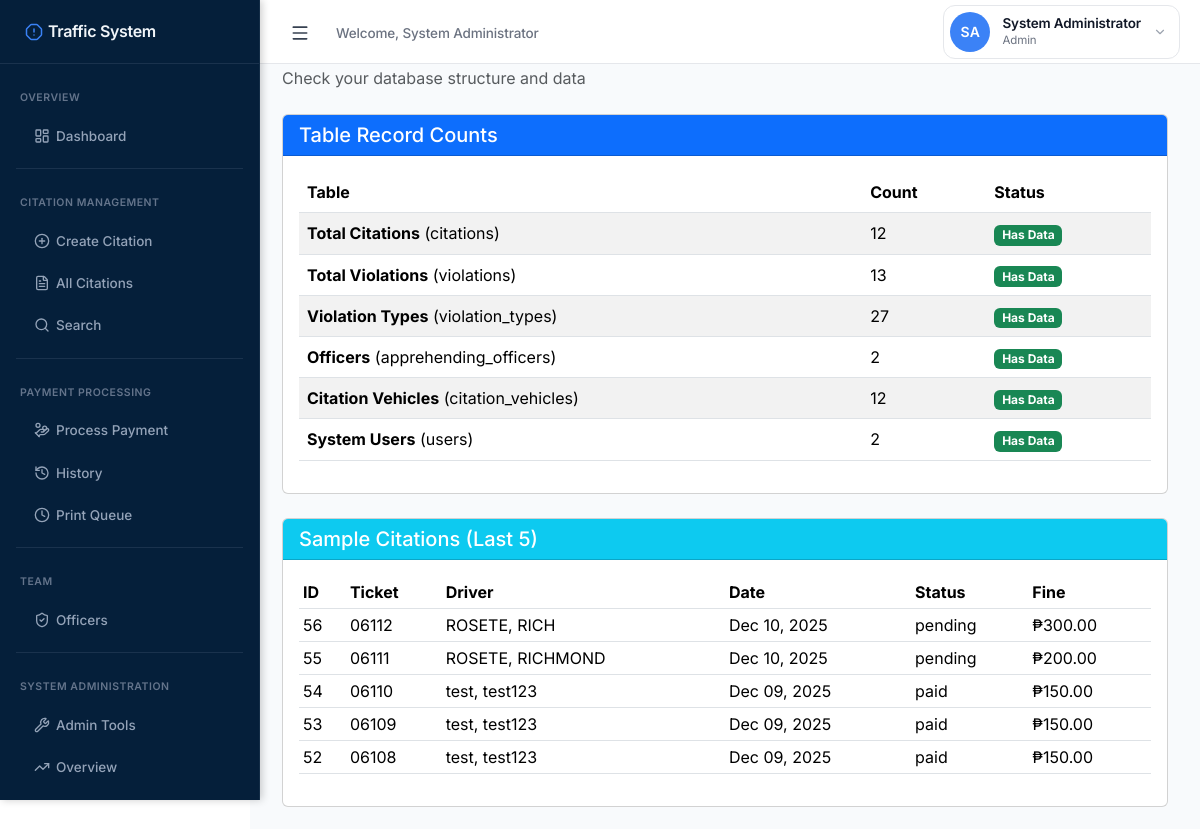
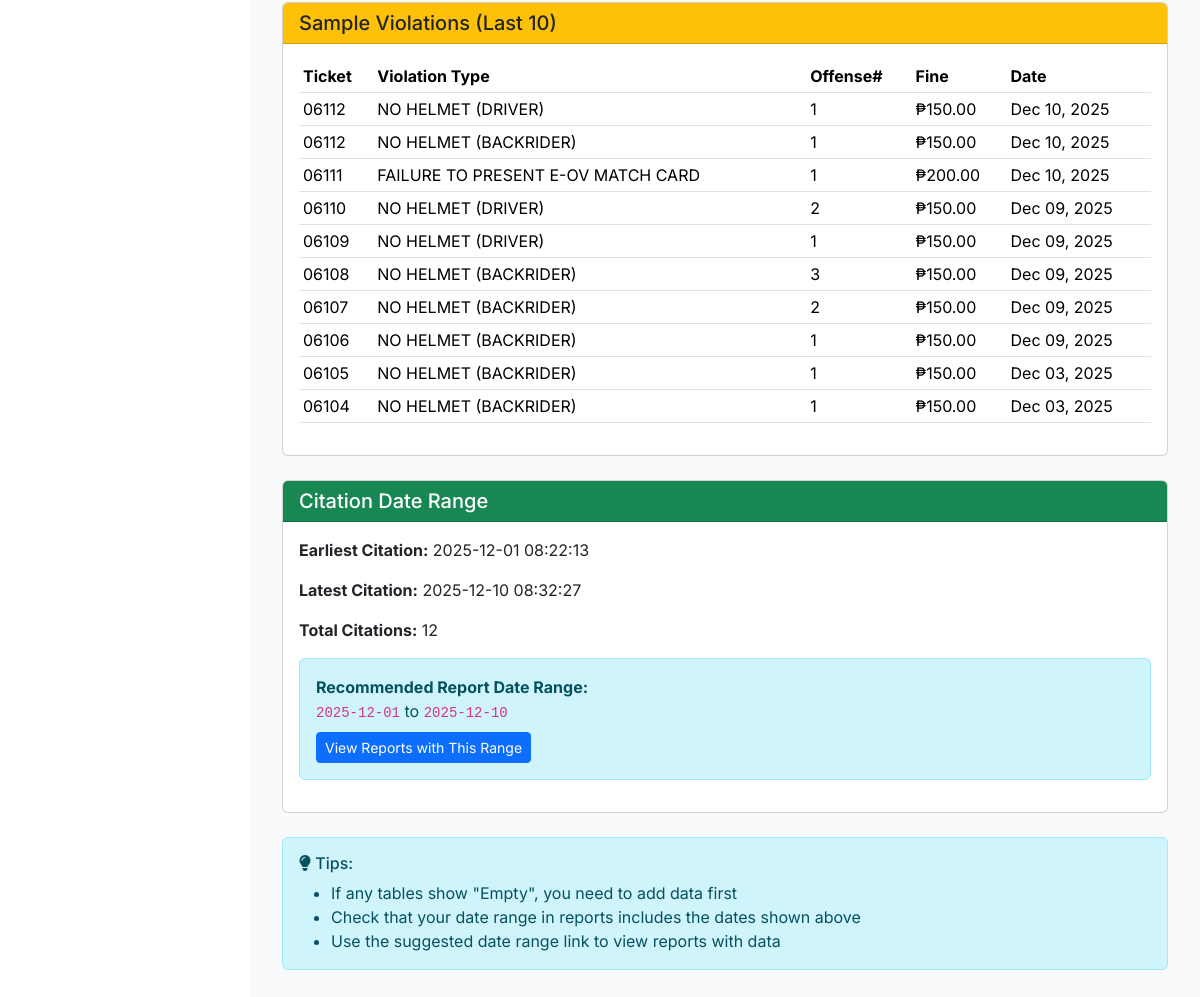
The app's page /admin/database_diagnostics.php (signed in) with its own data (2 pictures, top to bottom).
### tables this page shows
CREATE TABLE `citations` (
  `citation_id` int(11) NOT NULL,
  `ticket_number` varchar(50) NOT NULL,
  `driver_id` int(11) DEFAULT NULL,
  `last_name` varchar(100) NOT NULL,
  `first_name` varchar(100) NOT NULL,
  `middle_initial` varchar(10) DEFAULT NULL,
  `suffix` varchar(20) DEFAULT NULL,
  `date_of_birth` date DEFAULT NULL,
  `age` int(11) DEFAULT NULL,
  `zone` varchar(50) DEFAULT NULL,
  `barangay` varchar(100) NOT NULL,
  `municipality` varchar(100) NOT NULL DEFAULT 'Baggao',
  `province` varchar(100) NOT NULL DEFAULT 'Cagayan',
  `license_number` varchar(50) DEFAULT NULL,
  `license_type` varchar(50) DEFAULT NULL,
  `plate_mv_engine_chassis_no` varchar(100) NOT NULL,
  `vehicle_description` text DEFAULT NULL,
  `apprehension_datetime` datetime NOT NULL,
  `place_of_apprehension` varchar(255) NOT NULL,
  `apprehension_officer` varchar(255) NOT NULL,
  `remarks` text DEFAULT NULL,
  `status` enum('pending','paid','contested','dismissed','void') NOT NULL DEFAULT 'pending',
  `payment_date` datetime DEFAULT NULL,
  `total_fine` decimal(10,2) DEFAULT 0.00,
  `created_at` datetime NOT NULL DEFAULT current_timestamp(),
  `updated_at` datetime DEFAULT NULL ON UPDATE current_timestamp(),
  `created_by` int(11) DEFAULT NULL,
  `deleted_at` datetime DEFAULT NULL COMMENT 'Soft delete timestamp',
  `deleted_by` int(11) DEFAULT NULL COMMENT 'User who deleted the citation',
  `deletion_reason` text DEFAULT NULL COMMENT 'Reason for deletion'
);

CREATE TABLE `violations` (
  `violation_id` int(11) NOT NULL,
  `citation_id` int(11) NOT NULL,
  `violation_type_id` int(11) NOT NULL,
  `offense_count` int(11) NOT NULL DEFAULT 1,
  `fine_amount` decimal(10,2) DEFAULT NULL,
  `created_at` datetime NOT NULL DEFAULT current_timestamp()
);

CREATE TABLE `violation_types` (
  `violation_type_id` int(11) NOT NULL,
  `violation_type` varchar(255) NOT NULL,
  `description` text DEFAULT NULL,
  `category_id` int(11) DEFAULT NULL,
  `category` varchar(50) DEFAULT 'Other',
  `fine_amount_1` decimal(10,2) NOT NULL DEFAULT 500.00,
  `fine_amount_2` decimal(10,2) NOT NULL DEFAULT 1000.00,
  `fine_amount_3` decimal(10,2) NOT NULL DEFAULT 1500.00,
  `is_active` tinyint(1) NOT NULL DEFAULT 1,
  `created_at` datetime NOT NULL DEFAULT current_timestamp()
);

### admin/database_diagnostics.php (the view, shortened to what this page needs)
<?php
$pdo = getPDO();
?>
<!DOCTYPE html>
<html lang="en">
<head>
    <link href="https://cdn.jsdelivr.net/npm/bootstrap@5.3.3/dist/css/bootstrap.min.css" rel="stylesheet">
    <link rel="stylesheet" href="https://cdnjs.cloudflare.com/ajax/libs/font-awesome/6.4.2/css/all.min.css">
</head>
<body>
    <?php include '../public/sidebar.php'; ?>
    <div class="content" style="margin-left: 250px; padding: 20px;">
        <div class="container-fluid">
            <h2><i class="fas fa-database"></i> Database Diagnostics</h2>
            <p class="text-muted">Check your database structure and data</p>
            <div class="row mt-4">
                <div class="col-md-12">
                    <div class="card mb-4">
                        <div class="card-header bg-primary text-white">
                            <h5 class="mb-0">Table Record Counts</h5>
                        </div>
                        <div class="card-body">
                            <table class="table table-striped">
                                <thead>
                                    <tr>
                                        <th>Table</th>
                                        <th>Count</th>
                                        <th>Status</th>
                                    </tr>
                                </thead>
                                <tbody>
                                    <?php
                                    $tables = [
                                        'citations' => 'Total Citations',
                                        'violations' => 'Total Violations',
                                        'violation_types' => 'Violation Types',
                                        'apprehending_officers' => 'Officers',
                                        'citation_vehicles' => 'Citation Vehicles',
                                        'users' => 'System Users'
                                    ];
                                    foreach ($tables as $table => $label) {
                                        try {
                                            $stmt = $pdo->query("SELECT COUNT(*) as count FROM $table");
                                            $count = $stmt->fetch()['count'];
                                            $status = $count > 0 ? '<span class="badge bg-success">Has Data</span>' : '<span class="badge bg-warning">Empty</span>';
                                            echo "<tr><td><strong>$label</strong> ($table)</td><td>$count</td><td>$status</td></tr>";
                                        } catch (Exception $e) {
                                            echo "<tr><td><strong>$label</strong> ($table)</td><td colspan='2'><span class='badge bg-danger'>Error: " . $e->getMessage() . "</span></td></tr>";
                                        }
                                    }
                                    ?>
                                </tbody>
                            </table>
                        </div>
                    </div>
                </div>
            </div>
            <div class="card mb-4">
                <div class="card-header bg-info text-white">
                    <h5 class="mb-0">Sample Citations (Last 5)</h5>
                </div>
                <div class="card-body">
                    <?php
                    try {
                        $stmt = $pdo->query("
                            SELECT citation_id, ticket_number, last_name, first_name,
                                   created_at, status, total_fine
                            FROM citations
                            ORDER BY created_at DESC
                            LIMIT 5
                        ");
                        $citations = $stmt->fetchAll(PDO::FETCH_ASSOC);
                        if (empty($citations)) {
                            echo '<div class="alert alert-warning">No citations found in database</div>';
                        } else {
                            echo '<table class="table table-sm">';
                            echo '<thead><tr><th>ID</th><th>Ticket</th><th>Driver</th><th>Date</th><th>Status</th><th>Fine</th></tr></thead>';
                            echo '<tbody>';
                            foreach ($citations as $c) {
                                echo '<tr>';
                                echo '<td>' . $c['citation_id'] . '</td>';
                                echo '<td>' . $c['ticket_number'] . '</td>';
                                echo '<td>' . $c['last_name'] . ', ' . $c['first_name'] . '</td>';
                                echo '<td>' . date('M d, Y', strtotime($c['created_at'])) . '</td>';
                                echo '<td>' . $c['status'] . '</td>';
                                echo '<td>₱' . number_format($c['total_fine'], 2) . '</td>';
                                echo '</tr>';
                            }
                            echo '</tbody></table>';
                        }
                    } catch (Exception $e) {
                        echo '<div class="alert alert-danger">Error: ' . $e->getMessage() . '</div>';
                    }
                    ?>
                </div>
            </div>
            <div class="card mb-4">
                <div class="card-header bg-warning">
                    <h5 class="mb-0">Sample Violations (Last 10)</h5>
                </div>
                <div class="card-body">
                    <?php
                    try {
                        $stmt = $pdo->query("
                            SELECT v.*, vt.violation_type, c.ticket_number
                            FROM violations v
                            JOIN violation_types vt ON v.violation_type_id = vt.violation_type_id
                            JOIN citations c ON v.citation_id = c.citation_id
                            ORDER BY v.created_at DESC
                            LIMIT 10
                        ");
                        $violations = $stmt->fetchAll(PDO::FETCH_ASSOC);
                        if (empty($violations)) {
                            echo '<div class="alert alert-warning">No violations found in database</div>';
                        } else {
                            echo '<table class="table table-sm">';
                            echo '<thead><tr><th>Ticket</th><th>Violation Type</th><th>Offense#</th><th>Fine</th><th>Date</th></tr></thead>';
                            echo '<tbody>';
                            foreach ($violations as $v) {
                                echo '<tr>';
                                echo '<td>' . $v['ticket_number'] . '</td>';
                                echo '<td>' . $v['violation_type'] . '</td>';
                                echo '<td>' . $v['offense_count'] . '</td>';
                                echo '<td>₱' . number_format($v['fine_amount'], 2) . '</td>';
                                echo '<td>' . date('M d, Y', strtotime($v['created_at'])) . '</td>';
                                echo '</tr>';
                            }
                            echo '</tbody></table>';
                        }
                    } catch (Exception $e) {
                        echo '<div class="alert alert-danger">Error: ' . $e->getMessage() . '</div>';
                    }
                    ?>
                </div>
            </div>
            <div class="card mb-4">
                <div class="card-header bg-success text-white">
                    <h5 class="mb-0">Citation Date Range</h5>
                </div>
                <div class="card-body">
                    <?php
                    try {
                        $stmt = $pdo->query("
                            SELECT
                                MIN(created_at) as earliest,
                                MAX(created_at) as latest,
                                COUNT(*) as total
                            FROM citations
                        ");
                        $range = $stmt->fetch(PDO::FETCH_ASSOC);
                        echo '<p><strong>Earliest Citation:</strong> ' . ($range['earliest'] ?? 'N/A') . '</p>';
                        echo '<p><strong>Latest Citation:</strong> ' . ($range['latest'] ?? 'N/A') . '</p>';
                        echo '<p><strong>Total Citations:</strong> ' . ($range['total'] ?? '0') . '</p>';
                        if ($range['earliest'] && $range['latest']) {
                            $start = date('Y-m-d', strtotime($range['earliest']));
                            $end = date('Y-m-d', strtotime($range['latest']));
                            echo '<div class="alert alert-info mt-3">';
                            echo '<strong>Recommended Report Date Range:</strong><br>';
                            echo '<code>' . $start . '</code> to <code>' . $end . '</code><br>';
                            echo '<a href="../public/reports.php?start_date=' . $start . '&end_date=' . $end . '" class="btn btn-primary btn-sm mt-2">View Reports with This Range</a>';
                            echo '</div>';
                        }
                    } catch (Exception $e) {
                        echo '<div class="alert alert-danger">Error: ' . $e->getMessage() . '</div>';
                    }
                    ?>
                </div>
            </div>
            <div class="alert alert-info">
                <h6><i class="fas fa-lightbulb"></i> Tips:</h6>
                <ul class="mb-0">
                    <li>If any tables show "Empty", you need to add data first</li>
                    <li>Check that your date range in reports includes the dates shown above</li>
                    <li>Use the suggested date range link to view reports with data</li>
                </ul>
            </div>
        </div>
    </div>
</body>
</html>

### public/sidebar.php (style rules this page uses)
:root { --sidebar-width: 260px; --sidebar-collapsed-width: 72px; --primary-color: #3b82f6; --primary-hover: #2563eb; --sidebar-bg: #051f3a; --sidebar-item-hover: rgba(59, 130, 246, 0.1); --sidebar-item-active: rgba(59, 130, 246, 0.2); --text-primary: #f1f5f9; --text-secondary: #94a3b8; --accent-color: #3b82f6; --border-color: rgba(148, 163, 184, 0.1); --shadow-sm: 0 1px 2px rgba(0, 0, 0, 0.05); --shadow-md: 0 4px 6px rgba(0, 0, 0, 0.15); }
* { font-family: 'Inter', -apple-system, BlinkMacSystemFont, 'Segoe UI', sans-serif; }
.content { margin-left: var(--sidebar-width); padding: 0; padding-top: 64px; min-height: 100vh; background: #f8fafc; transition: margin-left 0.3s cubic-bezier(0.4, 0, 0.2, 1); }

### records on screen
citations: citation_id "56", ticket_number "06112", last_name "ROSETE", first_name "RICH", created_at "Dec 10, 2025", status "pending", total_fine "300.00"
citations: citation_id "55", ticket_number "06111", last_name "ROSETE", first_name "RICHMOND", created_at "Dec 10, 2025", status "pending", total_fine "200.00"
citations: citation_id "54", ticket_number "06110", last_name "test", first_name "test123", created_at "Dec 09, 2025", status "paid", total_fine "150.00"
citations: citation_id "53", ticket_number "06109", last_name "test", first_name "test123", created_at "Dec 09, 2025", status "paid", total_fine "150.00"
citations: citation_id "52", ticket_number "06108", last_name "test", first_name "test123", created_at "Dec 09, 2025", status "paid", total_fine "150.00"
violations: citation.ticket_number "06112", violation_type.violation_type "NO HELMET (DRIVER)", offense_count "1", fine_amount "150.00", created_at "Dec 10, 2025"
violations: citation.ticket_number "06112", violation_type.violation_type "NO HELMET (BACKRIDER)", offense_count "1", fine_amount "150.00", created_at "Dec 10, 2025"
violations: citation.ticket_number "06111", violation_type.violation_type "FAILURE TO PRESENT E-OV MATCH CARD", offense_count "1", fine_amount "200.00", created_at "Dec 10, 2025"
violations: citation.ticket_number "06110", violation_type.violation_type "NO HELMET (DRIVER)", offense_count "2", fine_amount "150.00", created_at "Dec 09, 2025"
violations: citation.ticket_number "06109", violation_type.violation_type "NO HELMET (DRIVER)", offense_count "1", fine_amount "150.00", created_at "Dec 09, 2025"
violations: citation.ticket_number "06108", violation_type.violation_type "NO HELMET (BACKRIDER)", offense_count "3", fine_amount "150.00", created_at "Dec 09, 2025"
violations: citation.ticket_number "06107", violation_type.violation_type "NO HELMET (BACKRIDER)", offense_count "2", fine_amount "150.00", created_at "Dec 09, 2025"
violations: citation.ticket_number "06106", violation_type.violation_type "NO HELMET (BACKRIDER)", offense_count "1", fine_amount "150.00", created_at "Dec 09, 2025"
violations: citation.ticket_number "06105", violation_type.violation_type "NO HELMET (BACKRIDER)", offense_count "1", fine_amount "150.00", created_at "Dec 03, 2025"
violations: citation.ticket_number "06104", violation_type.violation_type "NO HELMET (BACKRIDER)", offense_count "1", fine_amount "150.00", created_at "Dec 03, 2025"

### other values on screen
$_SESSION['full_name'] "System Administrator"
$initials "SA"
$_SESSION['user_role'] "Admin"
$label "Total Citations"
$table "citations"
$count "12"
$label "Total Violations"
$table "violations"
$count "13"
$label "Violation Types"
$table "violation_types"
$count "27"
$label "Officers"
$table "apprehending_officers"
$count "2"
